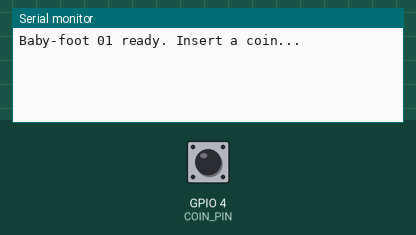
Simulated run of this sketch. Board: ESP32. Shown: the last lines printed to the serial monitor. The test bench sets the inputs (shaded band); at power-on: GPIO 4 (COIN_PIN) HIGH.

Above: at 1.2 s.
1.3 s: GPIO 4 (COIN_PIN) pulled LOW for 0.15 s
At 2.4 s:
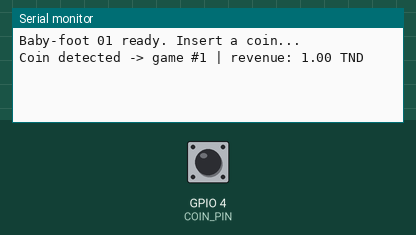
2.9 s: GPIO 4 (COIN_PIN) pulled LOW for 1 s
At 3.6 s:
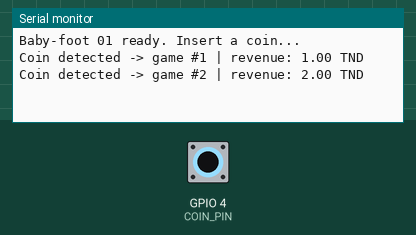
5.4 s: GPIO 4 (COIN_PIN) pulled LOW for 0.15 s
At 6.7 s:
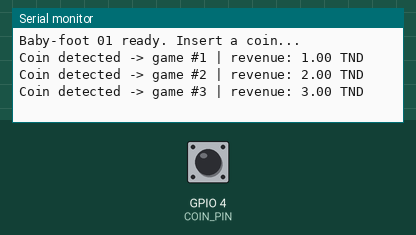

Measured:
- after the input at 1.3 s, the serial monitor: prints a new line at once (image 1)
- after the input at 2.9 s, the serial monitor: prints a new line at once (image 2)
- after the input at 5.4 s, the serial monitor: prints a new line at once (image 3)

The sketch:

sketch.ino
```cpp
// Smart Gaming Room - Step 4: detect a coin and count games
// ESP32 + Coin Acceptor chip (SIGNAL -> GPIO 4)

#define COIN_PIN 4
const unsigned long DEBOUNCE_MS = 300;
const float PRICE_PER_GAME = 1.0;  // TND per game

volatile bool coinFlag = false;
unsigned long lastCoin = 0;
int games = 0;

void IRAM_ATTR onCoin() {
  coinFlag = true;
}

void setup() {
  Serial.begin(115200);
  pinMode(COIN_PIN, INPUT_PULLUP);
  attachInterrupt(digitalPinToInterrupt(COIN_PIN), onCoin, FALLING);
  Serial.println("Baby-foot 01 ready. Insert a coin...");
}

void loop() {
  if (coinFlag) {
    coinFlag = false;
    if (millis() - lastCoin > DEBOUNCE_MS) {
      lastCoin = millis();
      games++;
      Serial.printf("Coin detected -> game #%d | revenue: %.2f TND\n",
                    games, games * PRICE_PER_GAME);
    }
  }
}
```
